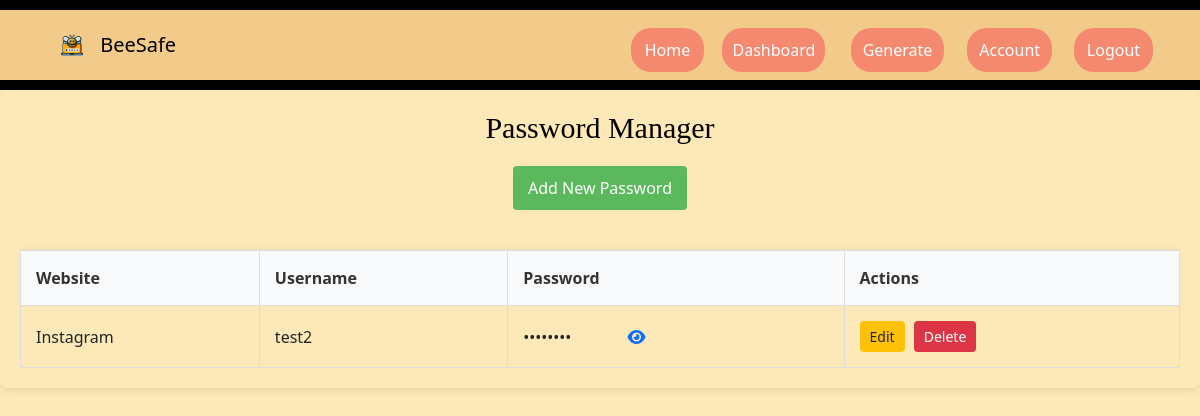
/users/dashboard/ (signed in), run on an earlier commit of the app's database.
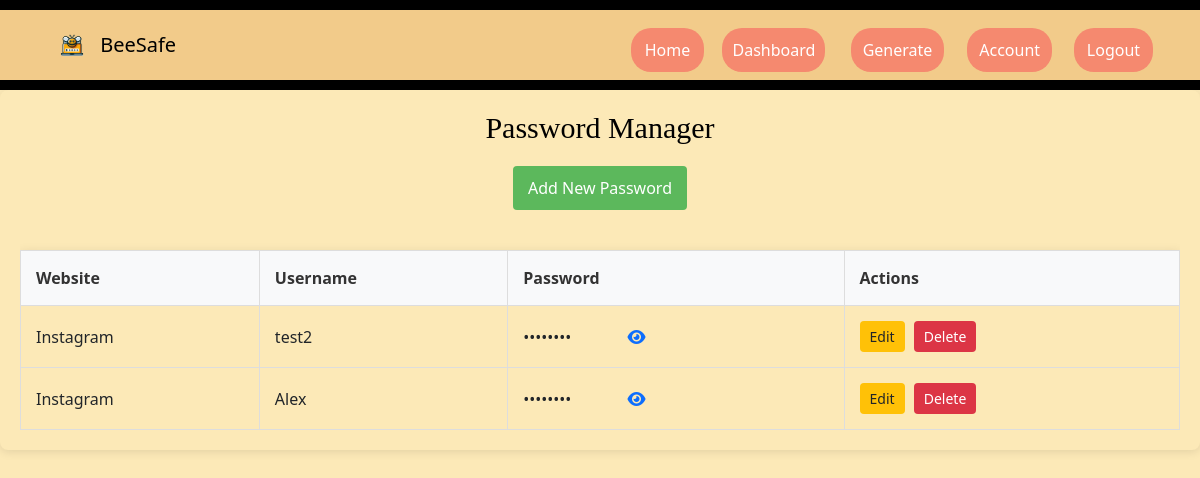
And on a later commit of the database.
### users/models.py (models this page shows, shortened)
class Password(models.Model):
    user = models.ForeignKey(User, on_delete=models.CASCADE, related_name='password_entries')  # Add related_name
    service_name = models.CharField(max_length=100)
    service_url = models.URLField(blank=True, null=True)  # Optional field
    username = models.CharField(max_length=100)
    password = models.CharField(max_length=100)
    created_at = models.DateTimeField(auto_now_add=True)
    updated_at = models.DateTimeField(auto_now=True)

### users/views.py (the view)
# urls.py: path('dashboard/', views.dashboard, name='dashboard'),
@login_required
def dashboard(request):
    passwords = Password.objects.filter(user=request.user)
    return render(request, 'users/dashboard.html', {'passwords': passwords})

### users/templates/users/dashboard.html (shortened to what this page needs)
{% extends 'base_generic.html' %}
{% load static %}
{% block extra_css %}
<link rel="stylesheet" href="{% static 'css/dashboard.css' %}">
<link rel="stylesheet" href="https://cdnjs.cloudflare.com/ajax/libs/font-awesome/6.0.0-beta3/css/all.min.css">
{% endblock %}
{% block content %}
<div class="dashboard-container">
  <h2>Password Manager</h2>
  <a href="{% url 'add_password' %}" class="add-password-btn">Add New Password</a>
  {% if passwords %}
  <div class="table-responsive">
    <table class="password-table">
      <thead>
        <tr>
          <th>Website</th>
          <th>Username</th>
          <th>Password</th>
          <th>Actions</th>
        </tr>
      </thead>
      <tbody>
        {% for password in passwords %}
          <tr>
            <td>{{ password.service_name }}</td>
            <td>{{ password.username }}</td>
            <td class="password-cell">
              <span class="password-mask">••••••••</span>
              <a href="{% url 'view_password' password.id %}" class="view-btn">
          <i class="fas fa-eye"></i>
              </a>
            </td>
            <td class="actions-cell">
              <a href="{% url 'edit_password' password.id %}" class="edit-btn">Edit</a>
              <a href="{% url 'delete_password' password.id %}" class="delete-btn">Delete</a>
            </td>
          </tr>
        {% endfor %}
      </tbody>
    </table>
  </div>
{% else %}
  <p class="no-passwords">No passwords added yet. Click "Add New Password" to get started!</p>
{% endif %}
</div>
{% endblock %}

### users/templates/base_generic.html (shortened to what this page needs)
{% load static %}
<!DOCTYPE html>
<html lang="en">
<head>
    <link href="https://cdn.jsdelivr.net/npm/bootstrap@5.3.0-alpha1/dist/css/bootstrap.min.css" rel="stylesheet">
    <link rel="stylesheet" href="{% static 'css/style.css' %}">
    <link rel="stylesheet" href="{% static 'css/account.css' %}">
    {% block extra_css %}
    {% endblock %}
</head>
<body>
    <header>
        <nav class="navbar navbar-expand-lg custom-navbar">
            <div class="container">
                <a class="navbar-brand" href="{% url 'home' %}">
                    <img src="{% static 'images/Logo.png' %}" alt="BeeSafe Logo" height="30" class="d-inline-block align-top me-2">
                    BeeSafe
                </a>
                <div class="collapse navbar-collapse justify-content-end" id="navbarNav">
                    <ul class="navbar-nav">
                        {% if user.is_authenticated %}
                            <li class="nav-item">
                                <a class="button_header nav-link" href="{% url 'home' %}">Home</a>
                            </li>
                            <li class="nav-item">
                                <a class="button_header nav-link" href="{% url 'dashboard' %}">Dashboard</a>
                            </li>
                            <li class="nav-item">
                                <a class="button_header nav-link" href="{% url 'generate_password' %}">Generate</a>
                            </li>
                            <li class="nav-item">
                                <a class="button_header nav-link" href="{% url 'account' %}">Account</a>
                            </li>
                            <li class="nav-item">
                                <a class="button_header nav-link" href="#" onclick="document.getElementById('logout-form').submit(); return false;">Logout</a>
                            </li>
                        {% endif %}
                    </ul>
                </div>
            </div>
        </nav>
    </header>
    <main>
        {% block content %}
        {% endblock %}
    </main>
</body>
</html>

### static/css/style.css (style rules this page uses)
body { margin: 0; padding: 0; background-color: #fce9b7; display: flex; flex-direction: column; min-height: 100vh; }
header { background-color: #000000; color: #fce9b7; padding: 10px 0; text-align: center; }
nav { display: flex; justify-content: center; }
nav a { color:#f2cb8a; margin: 0 15px; text-decoration: none; }
h2 { font-size: 30px; font-family: Georgia, serif; }
div { text-align: center; }
.button_header { width: 80%; padding: 10px; background-color:#f5896f; color: #ffffff; border: none; border-radius: 20px; cursor: pointer; font-size: 16px; margin-top: 10px; }
.custom-navbar { background-color: #f2cb8a ; }

### static/css/dashboard.css (style rules this page uses)
.dashboard-container { margin: 0 auto; padding: 20px; background-color: #fce9b7; border-radius: 8px; box-shadow: 0 2px 10px rgba(0, 0, 0, 0.1); }
h2 { color: #000000; margin-bottom: 20px; }
.add-password-btn { display: inline-block; background-color: #5cb85c; color: white; padding: 10px 15px; text-decoration: none; border-radius: 4px; margin-bottom: 20px; transition: background-color 0.3s ease; }
.table-responsive { overflow-x: auto; }
.password-table { border-collapse: collapse; width: 100%; margin-top: 20px; border: 1px solid #ddd; border-spacing: 0; box-shadow: 0 2px 10px rgba(0, 0, 0, 0.1); }
.password-table th, .password-table td { padding: 15px; text-align: left; border: 1px solid #ddd; }
.password-table th { background-color: #f8f9fa; font-weight: bold; color: #333; }
.password-cell { position: relative; }
.password-mask, .password-text { display: inline-block; width: 100px; }
.actions-cell { white-space: nowrap; }
.edit-btn, .delete-btn { display: inline-block; padding: 5px 10px; margin-right: 5px; text-decoration: none; border-radius: 4px; font-size: 14px; }
.edit-btn { background-color: #ffc107; color: #212529; }
.delete-btn { background-color: #dc3545; color: white; }

What changed in the data, as far as the page shows it:
added Password: service_name "Instagram", username "Alex"
